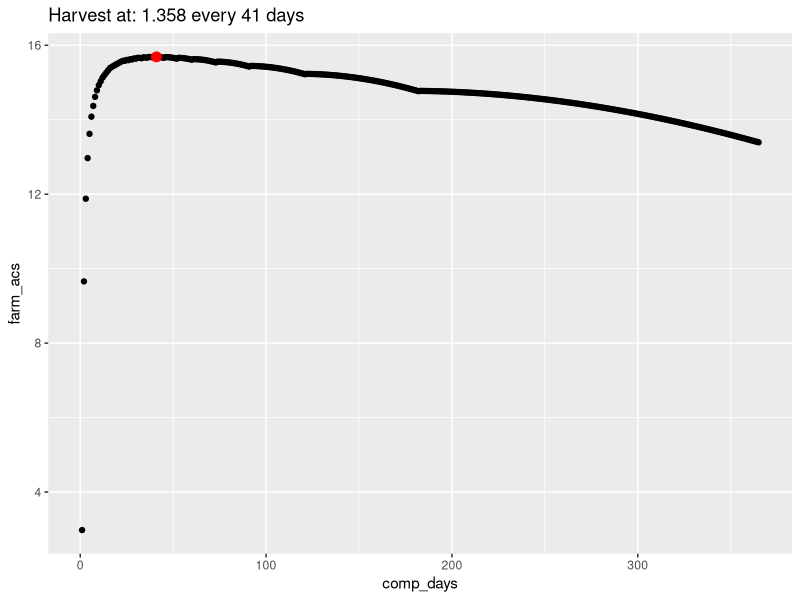

Write the R code that produced this figure.
## Code written by Fabrizio Benedetti, fabrizio.benedetti.82@gmail.com
## if you find it useful you can send a donation to:
## 0x86Cc82677ceFB3f6FD7dfd8f88eAcAa7ca38d83F
## The following script should help you to know when to harvest your ACS tokens from
## a FARM vault
## Take in mind that there are several unavoidable limitations as: market price volatility,
## APR changes, that cannot be factored in the script.  Therefore this is just an indicator
## of "when to harvest" if the parameters are fixed in a given period of time


library(ggplot2)


capital=10000 # capital in $ of your FARM VAULT
farm_apr_daily=0.00338  ## write the number you see in "Farm Daily:" in your FARM VAULT.  The script take care of the %
farm_apr_daily=farm_apr_daily/100
acs_vault_daily=0.104  ## write the number you see in "Farm Daily:" in your ACS VAULT.  The script take care of the %
acs_vault_daily=acs_vault_daily/100 
acs_value=9.21 ## value of a ACS token in $
acs_fee=0.03 #harvesting fee
period=365 ## I consider a period of one year

### first we find after how many days we have a FARM worth to be harvested since there is a 0.03 fee
min_day=1
for(days in 1:100){
  est_base=  (capital*farm_apr_daily*days)/acs_value
  if(est_base>acs_fee){
    min_day=days
    break
  }
}


## in res_df we store the results for all the compounding interval we will compute
res_df=NULL
## "comp_intervals" is a list that represent the intervals we want to simulate, in days, between harvesting events
## if we farm every 2 days what wold be the total ACS token in the vault?
## if we farm every 3 days what would be .... 
## if we farm every 4 days...
comp_intervals=c(min_day:(period) ) 
for(days_interval in comp_intervals){
  ## in a "period" there are a certain number of compounding events
  ## imagine we are testing an harvesting event every 30 days, in a year there woud be 12 events
  ## 30, 60, 90.... until 360
  aseq=seq(days_interval, period, days_interval)

  ##  the interest give by the FARM vault is "capital*days_in_the_vault*farm_apr_daily"
  ## if we want to find the number of acs tokens we have to divide by acs_value and subtract the harvesting fee
  harvest_val= (capital*days_interval*farm_apr_daily)/acs_value -acs_fee
  
  acs_vault=0

  for(i in aseq){
    ## first we compute the interest we obtained in the ACS vault
    for(j in 1:days_interval){
      acs_interest=acs_vault*acs_vault_daily
      acs_vault=acs_vault+acs_interest
    }
    
    ## then we add the farmed ACS, to the ACS vault
    acs_vault=acs_vault+harvest_val
  }
  
  ## there may be additional days before the end of the period
  ## as before, if we have a compounding event every 30 days, and we consider
  ## a period of 365 days, there are 5 days that are not considered. We need to take
  ## them into consideration
  harvest_val=capital*(period-max(aseq))*farm_apr_daily/acs_value
  for(j in max(aseq):period){
    acs_interest=acs_vault*acs_vault_daily
    acs_vault=acs_vault+acs_interest
  }
  acs_vault=acs_vault+acs_interest+harvest_val
  
  adf=data.frame(comp_days=days_interval, farm_acs=acs_vault, harvest_val=harvest_val)
  res_df=rbind(res_df, adf)
  
}


a_text=paste0("Harvest at: ", round(res_df$harvest_val[which.max(res_df$farm_acs)], 3 ), " every ",
              res_df$comp_days[which.max(res_df$farm_acs)], " days")

## we can also plot the results
ggplot(res_df, aes(x=comp_days, y=farm_acs))+
  geom_point()+
geom_point(data = res_df[which.max(res_df$farm_acs), ], color="red", 
           size=3)+
  ggtitle(a_text)

